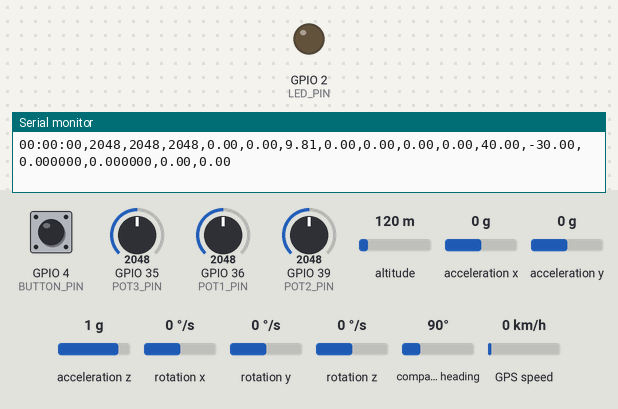
Simulated run of this sketch. Board: ESP32. Shown: output pins drawn as LEDs (lit = HIGH), the last lines printed to the serial monitor. Inputs (shaded band) come from the test bench; at power-on: GPIO 4 (BUTTON_PIN) HIGH, GPIO 35 (POT3_PIN) = 2048, GPIO 36 (POT1_PIN) = 2048, GPIO 39 (POT2_PIN) = 2048, altitude 120 m, acceleration x 0 g, acceleration y 0 g, acceleration z 1 g, rotation x 0 °/s, rotation y 0 °/s, rotation z 0 °/s, compass heading 90°, GPS speed 0 km/h. Storage starts empty; the GPS gets a fix after 3 s at 37.7749, -122.4194 with 8 satellites.

Above: at 1.2 s.
1.3 s: GPIO 4 (BUTTON_PIN) pulled LOW for 0.15 s
At 2.1 s:
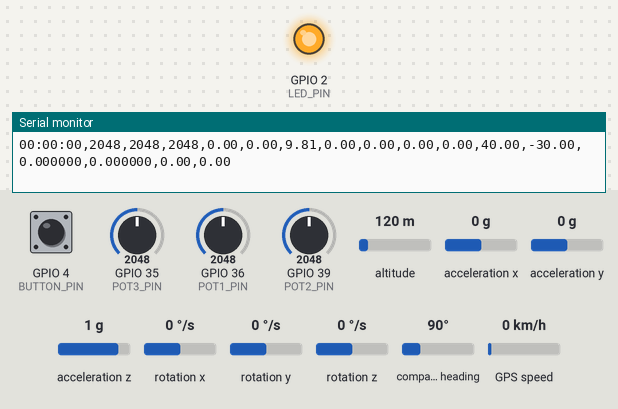
7.0 s: GPIO 35 (POT3_PIN) set to 1044
11.1 s: GPIO 35 (POT3_PIN) set to 961
12.6 s: GPIO 4 (BUTTON_PIN) pulled LOW for 1 s
At 13.1 s:
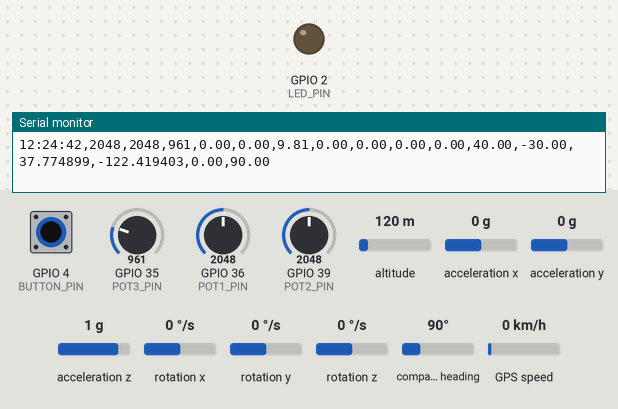
15.1 s: GPIO 4 (BUTTON_PIN) pulled LOW for 3.2 s
At 16.3 s:
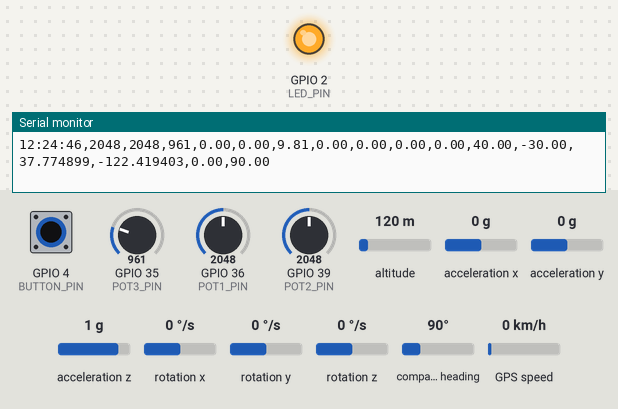
Timing chart, 0 to 18.1 s (numbered marks = the images above; inputs shaded):
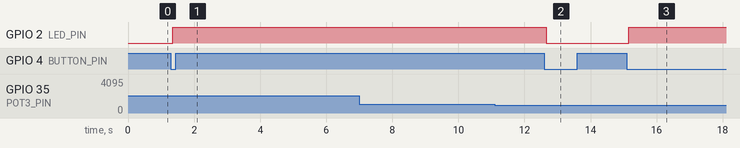

The sketch:

Full_system_code.ino
```cpp
#include <Wire.h>
#include <Adafruit_Sensor.h>
#include <Adafruit_BNO055.h>
#include <SPI.h>
#include <SD.h>
#include <TinyGPS++.h>
#include <HardwareSerial.h>  // For GPS

#define SD_CS 5
#define BUTTON_PIN 4
#define LED_PIN 2
#define POT1_PIN 36
#define POT2_PIN 39
#define POT3_PIN 35
#define GPS_RX_PIN 16
#define GPS_TX_PIN 17

// Sampling Rates (in milliseconds)

// GPS Data (declared globally so that it can be used in multiple functions)
String gpsTimeStr = "00:00:00";  // Global readable timestamp
float latitude = 0.0;
float longitude = 0.0;
float speed = 0.0;
float course = 0.0;

// Initialize objects for the BNO055, SD, and GPS
Adafruit_BNO055 bno = Adafruit_BNO055(55, 0x28);
TinyGPSPlus gps;
HardwareSerial myGPS(1);

void sendUBX(byte *msg, byte len) {
  byte ck_a = 0, ck_b = 0;
  for (int i = 2; i < len - 2; i++) {
    ck_a = ck_a + msg[i];
    ck_b = ck_b + ck_a;
  }
  msg[len - 2] = ck_a;
  msg[len - 1] = ck_b;
  myGPS.write(msg, len);
}

void setGPSRateTo10Hz() {
  byte setRate[] = {
    0xB5, 0x62, 0x06, 0x08,
    0x06, 0x00,
    0x64, 0x00,  // 100 ms = 10 Hz
    0x01, 0x00,
    0x01, 0x00,
    0x00, 0x00   // Placeholder for checksum
  };
  sendUBX(setRate, sizeof(setRate));
}
File logFile;

bool logging = false;
bool buttonState = false;
bool lastButtonState = false;
unsigned long lastDebounceTime = 0;
unsigned long debounceDelay = 50;  // debounce delay in milliseconds

unsigned long gpsSamplingRate = 100;  // 10 Hz
unsigned long sensorSamplingRate = 100;  // 10 Hz
unsigned long lastGpsTime = 0;
unsigned long lastSensorTime = 0;

void setup() {
  Serial.begin(115200);
  Wire.begin();

  // Initialize the BNO055
  if (!bno.begin()) {
    Serial.println("Couldn't find BNO055");
    while (1);
  }

  // Start GPS serial communication at the correct baud rate
  myGPS.begin(38400, SERIAL_8N1, GPS_RX_PIN, GPS_TX_PIN);
  setGPSRateTo10Hz();

  // Initialize the SD card
  if (!SD.begin(SD_CS)) {
    Serial.println("SD card failed");
    while (1);
  }

  pinMode(BUTTON_PIN, INPUT_PULLUP); // Button should be connected to ground and GPIO 4
  pinMode(LED_PIN, OUTPUT); // LED should be connected to GPIO 2

  Serial.println("System initialized");
}

void loop() {
  // Read the button state
  bool reading = digitalRead(BUTTON_PIN) == LOW;  // Button pressed when LOW

  // Check if the button state has changed and if debounce delay has passed
  if (reading != lastButtonState) {
    lastDebounceTime = millis();  // reset debounce timer
  }

  if ((millis() - lastDebounceTime) > debounceDelay) {
    if (reading != buttonState) {
      buttonState = reading;

      // If the button was just pressed, toggle logging
      if (buttonState) {
        if (logging) {
          closeLogging();
        } else {
          startLogging();
        }
      }
    }
  }

  lastButtonState = reading;

  // Fetch and print data at specified sampling rates
  if (millis() - lastGpsTime >= gpsSamplingRate) {
    lastGpsTime = millis();
    logGpsData();
  }

  if (millis() - lastSensorTime >= sensorSamplingRate) {
    lastSensorTime = millis();
    logSensorData();
  }
}

void logSensorData() {
  // Read potentiometer data
  int pot1Value = analogRead(POT1_PIN);
  int pot2Value = analogRead(POT2_PIN);
  int pot3Value = analogRead(POT3_PIN);

  // Read acceleration and gyro data from BNO055

  sensors_event_t accelData, magData, gyroData;
  bno.getEvent(&accelData, Adafruit_BNO055::VECTOR_ACCELEROMETER);
  bno.getEvent(&magData, Adafruit_BNO055::VECTOR_MAGNETOMETER);
  bno.getEvent(&gyroData, Adafruit_BNO055::VECTOR_GYROSCOPE);

  float accelX = accelData.acceleration.x;
  float accelY = accelData.acceleration.y;
  float accelZ = accelData.acceleration.z;
  float gyroX = gyroData.gyro.x;
  float gyroY = gyroData.gyro.y;
  float gyroZ = gyroData.gyro.z;
  float magX = magData.magnetic.x;
  float magY = magData.magnetic.y;
  float magZ = magData.magnetic.z;

  // Print to the serial monitor with timestamp
  Serial.print(gpsTimeStr);  // GPS Time
  Serial.print(",");
  Serial.print(pot1Value); // Potentiometer 1
  Serial.print(",");
  Serial.print(pot2Value); // Potentiometer 2
  Serial.print(",");
  Serial.print(pot3Value); // Potentiometer 3
  Serial.print(",");
  Serial.print(accelX);  // Accel X
  Serial.print(",");
  Serial.print(accelY);  // Accel Y
  Serial.print(",");
  Serial.print(accelZ);  // Accel Z
  Serial.print(",");
  Serial.print(gyroX);  // Gyro X
  Serial.print(",");
  Serial.print(gyroY);  // Gyro Y
  Serial.print(",");
  Serial.print(gyroZ);  // Gyro Z
  Serial.print(",");
  Serial.print(magX);  // Mag X
  Serial.print(",");
  Serial.print(magY);  // Mag Y
  Serial.print(",");
  Serial.print(magZ);  // Mag Z


  // Print GPS data (or 0 if not available)
  Serial.print(",");
  Serial.print(latitude, 6); // Latitude
  Serial.print(",");
  Serial.print(longitude, 6); // Longitude
  Serial.print(",");
  Serial.print(speed); // Speed
  Serial.print(",");
  Serial.println(course); // Course

  // If logging, save to SD card
  if (logging) {
    logFile.print(gpsTimeStr);  // GPS Time
    logFile.print(",");
    logFile.print(pot1Value); // Potentiometer 1
    logFile.print(",");
    logFile.print(pot2Value); // Potentiometer 2
    logFile.print(",");
    logFile.print(pot3Value); // Potentiometer 3
    logFile.print(",");
    logFile.print(accelX);  // Accel X
    logFile.print(",");
    logFile.print(accelY);  // Accel Y
    logFile.print(",");
    logFile.print(accelZ);  // Accel Z
    logFile.print(",");
    logFile.print(gyroX);  // Gyro X
    logFile.print(",");
    logFile.print(gyroY);  // Gyro Y
    logFile.print(",");
    logFile.print(gyroZ);  // Gyro Z
    logFile.print(",");
    logFile.print(magX);  // Mag X
    logFile.print(",");
    logFile.print(magY);  // Mag Y
    logFile.print(",");
    logFile.print(magZ);  // Mag Z
    logFile.print(",");
    logFile.print(latitude, 6); // Latitude
    logFile.print(",");
    logFile.print(longitude, 6); // Longitude
    logFile.print(",");
    logFile.print(speed); // Speed
    logFile.print(",");
    logFile.println(course); // Course
  }
}

void logGpsData() {
  // Read GPS data
  while (myGPS.available()) {
    gps.encode(myGPS.read());  // Feed the data to the GPS object

    // When new GPS data is available
    if (gps.location.isUpdated()) {
      if (gps.time.isValid()) {
        int hour = (gps.time.hour() + 2) % 24;  // Norway summer time (UTC+2)
        int minute = gps.time.minute();
        int second = gps.time.second();

        char timestamp[16];
        snprintf(timestamp, sizeof(timestamp), "%02d:%02d:%02d", hour, minute, second);
        gpsTimeStr = String(timestamp);
      } else {
        gpsTimeStr = "00:00:00";  // GPS time not available
      }

      // Update global values
      latitude = gps.location.lat();
      longitude = gps.location.lng();
      speed = gps.speed.mps();
      course = gps.course.deg();
    }
  }
}

void startLogging() {
  // Create a new file with a timestamp
  String filename = "/log_" + String(millis()) + ".csv";
  logFile = SD.open(filename, FILE_WRITE);
  if (logFile) {
    Serial.println("Logging started");
    digitalWrite(LED_PIN, HIGH); // Turn on LED
    logFile.println("GPS_Time,Pot1,Pot2,Pot3,AccelX,AccelY,AccelZ,GyroX,GyroY,GyroZ,MagX,MagY,MagZ,Lat,Lon,Speed,Course"); // CSV header for all data
    logging = true;
  } else {
    Serial.println("Failed to open file for writing");
  }
}

void closeLogging() {
  logFile.close();
  Serial.println("Logging stopped");
  digitalWrite(LED_PIN, LOW); // Turn off LED
  logging = false;
}
```

Measured:
- after the input at 1.3 s, GPIO 2 (LED_PIN): LOW → HIGH after 0.06 s
- after the input at 12.6 s, GPIO 2 (LED_PIN): HIGH → LOW after 0.06 s
- after the input at 15.1 s, GPIO 2 (LED_PIN): LOW → HIGH after 0.06 s
